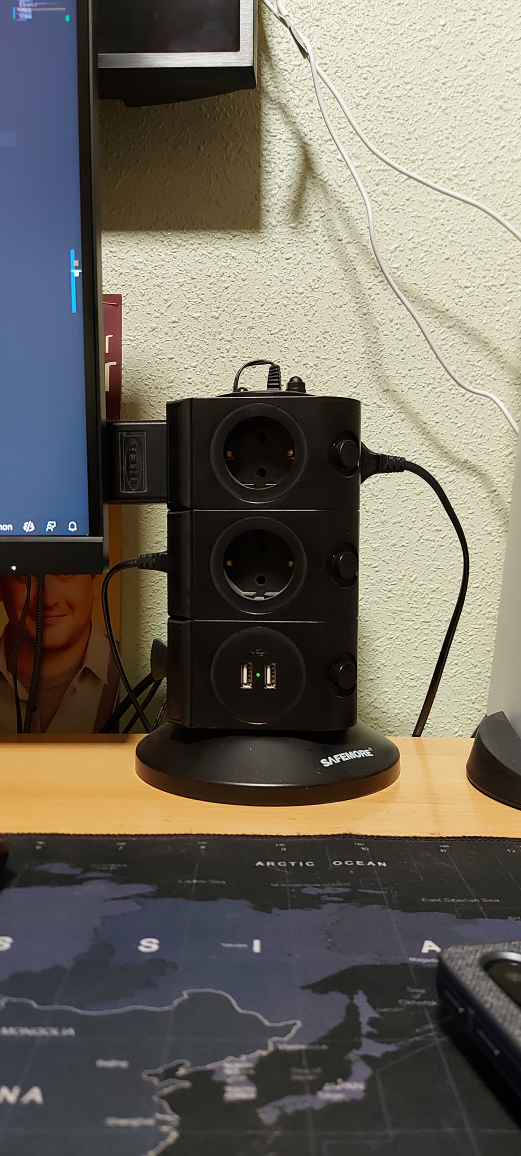
#> input picture images/ctm0.jpg, 2084 x 4624 px, given in place of d1.jpg, which was not available (shown at 1/4 size)
$ jupyter execute --allow-errors colorseg.ipynb   (shell and % lines are left out)   (text cells are left out)
#> lines starting #> are read from the running program, lines starting #| are printed output that depends on the picture; pictures that were not available may be replaced by others from this repository, and a replacement may not be noted
[cell 1]
import numpy             as np
import cv2               as cv
import skimage           as si
import matplotlib.pyplot as plt
import ipywidgets
from matplotlib.pyplot import imshow, subplot, title

[cell 2]
def fig(w,h):
    return plt.figure(figsize=(w,h))

def readrgb(file):
#> called with file = 'd1.jpg'
    return cv.cvtColor( cv.imread("../images/"+file), cv.COLOR_BGR2RGB)

def rgb2yuv(x):
    return cv.cvtColor(x,cv.COLOR_RGB2YUV)

def yuv2rgb(x):
    return cv.cvtColor(x,cv.COLOR_YUV2RGB)

byte = np.uint8

[cell 3]
img = readrgb("d1.jpg")
imshow(img); title('original');
rows,cols,d = img.shape
#> rows = 4624; cols = 2084; d = 3

[cell 4]
r1 = img[200:400,300:500]
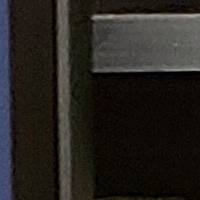
#> r1: shape (200, 200, 3); mean R, G, B 37.9, 34.9, 31.4
r2 = img[200:400,2100:2300]
#> r2 = empty array
models = [r1,r2]

imshow(np.hstack(models)); title('muestras de cada tipo');

[cell 5]
med = [ np.mean(r,(0,1)) for r in models ]
#> med = [[37.88, 34.86, 31.41], [nan, nan, nan]]

[cell 6]
# mostramos unos cuadritos del color medio de cada región

muestras = []
for color in med:
    x = np.zeros([100,100,3],byte)
    x[:,:] = color
    muestras.append(x)
#> this loop made 2 passes
#> x: shape (100, 100, 3); every value is 0
#> after the loop, muestras = 2 items

imshow(np.hstack(muestras));
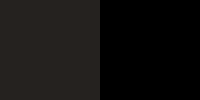
#> shown: shape (100, 200, 3); mean R, G, B 18.5, 17, 15.5

[cell 7]
d = [ np.sum(abs(img - m), axis=2) for m in med ]
#> d = 2 items

[cell 8]
c  = np.argmin(d, axis=0)
#> c: shape (4624, 2084) int64; every value is 1

[cell 9]
imshow(c,'gray');

[cell 10]
res = np.zeros(img.shape, byte)

[cell 11]
for k in range(len(models)):
    res[c==k] = med[k]
#> this loop made 2 passes
#> res: shape (4624, 2084, 3); every value is 0

imshow(res);

[cell 12]
md = np.min(d, axis=0)
#> md: shape (4624, 2084) float64; every value is NaN or infinite

res [md > 40] = 0,0,0

imshow(res);

[cell 13]
# calcula el histograma (normalizado) de los canales conjuntos UV
def uvh(x):

    # normalizar un histograma
    # para tener frecuencias (suman 1)
    # en vez de número de elementos
    def normhist(x): return x / np.sum(x)

    yuv = rgb2yuv(x)
#> in rgb2yuv, `return cv.cvtColor(x,cv.COLOR_RGB2YUV)`: returned value: shape (200, 200, 3); mean of channels 0, 1, 2 35.3, 126.3, 130.5
    h = cv.calcHist([yuv]     # necesario ponerlo en una lista aunque solo admite un elemento
                    ,[1,2]    # elegimos los canales U y V
                    ,None     # posible máscara
                    ,[32,32]  # las cajitas en cada dimensión
                    ,[0,256]+[0,256] # rango de interés (todo)
                   )
    return normhist(h)

#> (a cell that did not finish here is left out)

#> (a cell that did not finish here is left out)

[cell 16]
from mpl_toolkits.mplot3d import Axes3D
fg = plt.figure(figsize=(14, 6))

_xx, _yy = np.meshgrid(np.arange(32), np.arange(32))
x, y = _xx.ravel(), _yy.ravel()
bottom = 0
width = depth = 1

ax1 = fg.add_subplot(121, projection='3d')
#> (the rest of this cell did not finish here and is left out)

[cell 17]
plt.set_cmap('gray')
#> (the rest of this cell did not finish here and is left out)

[cell 18]
uv = np.zeros([32,32,3],dtype=np.uint8)
ran = np.linspace(0,256-8,32)+4
(v,u) = np.meshgrid(ran,ran)

uv[:,:,0] = 128
uv[:,:,1] = u
uv[:,:,2] = v

plt.imshow(yuv2rgb(uv)); plt.xlabel('V'); plt.ylabel('U'); plt.title('espacio UV para Y=128');
# consistente con la matriz de histograma, no con valores reales de UV.
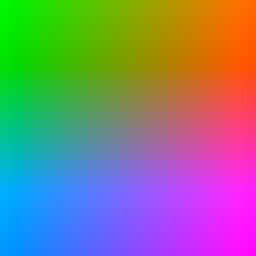
#> shown: shape (32, 32, 3) (shown 8 times larger); mean R, G, B 127.9, 128, 127.8

#> (a cell that did not finish here is left out)

#> (a cell that did not finish here is left out)

[cell 21]
# canales UY reducidos a una resolución de 5 bits (32 niveles)
uvr = np.floor_divide( cv.cvtColor(img,cv.COLOR_RGB2YUV)[:,:,[1,2]], 8)
print(uvr.shape, uvr.dtype)
#| (4624, 2084, 2) uint8

[cell 22]
imshow(uvr[:,:,1]); title('canal V');
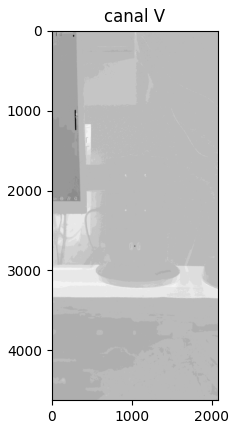
#> figure drawn by matplotlib, 1 panel

[cell 23]
u = uvr[:,:,0]
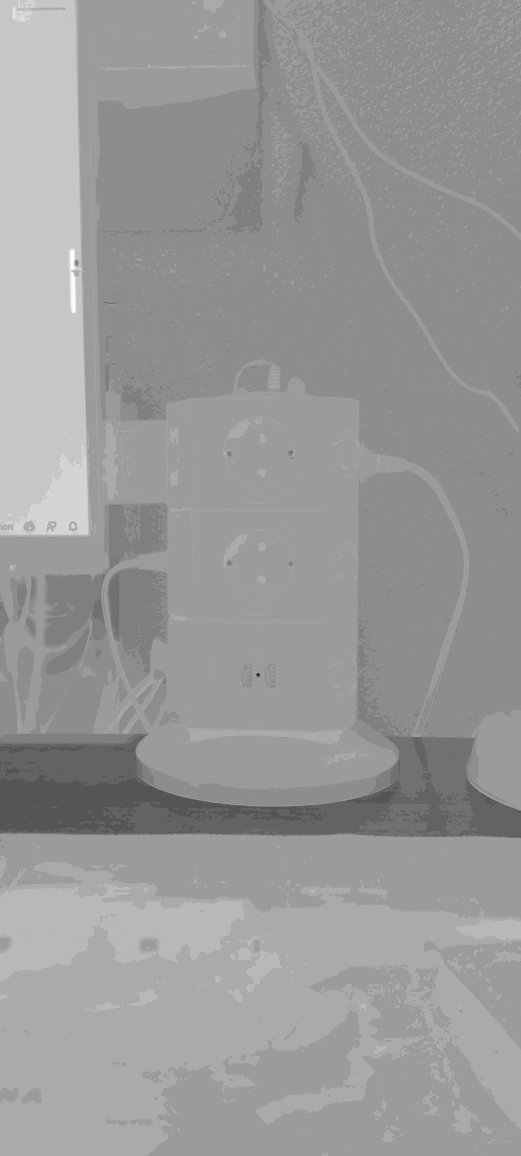
#> u: shape (4624, 2084) (shown at 1/4 size); min 4, max 22, mean 14.8; drawn with min black and max white
v = uvr[:,:,1]
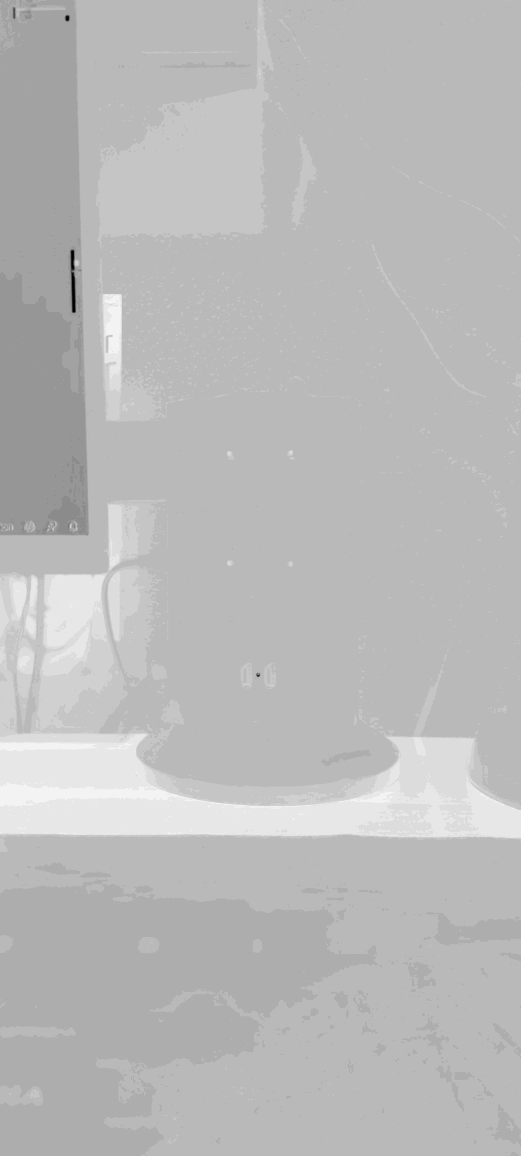
#> v: shape (4624, 2084) (shown at 1/4 size); min 0, max 22, mean 16.1; drawn with min black and max white

#> (the rest of this cell did not finish here and is left out)
